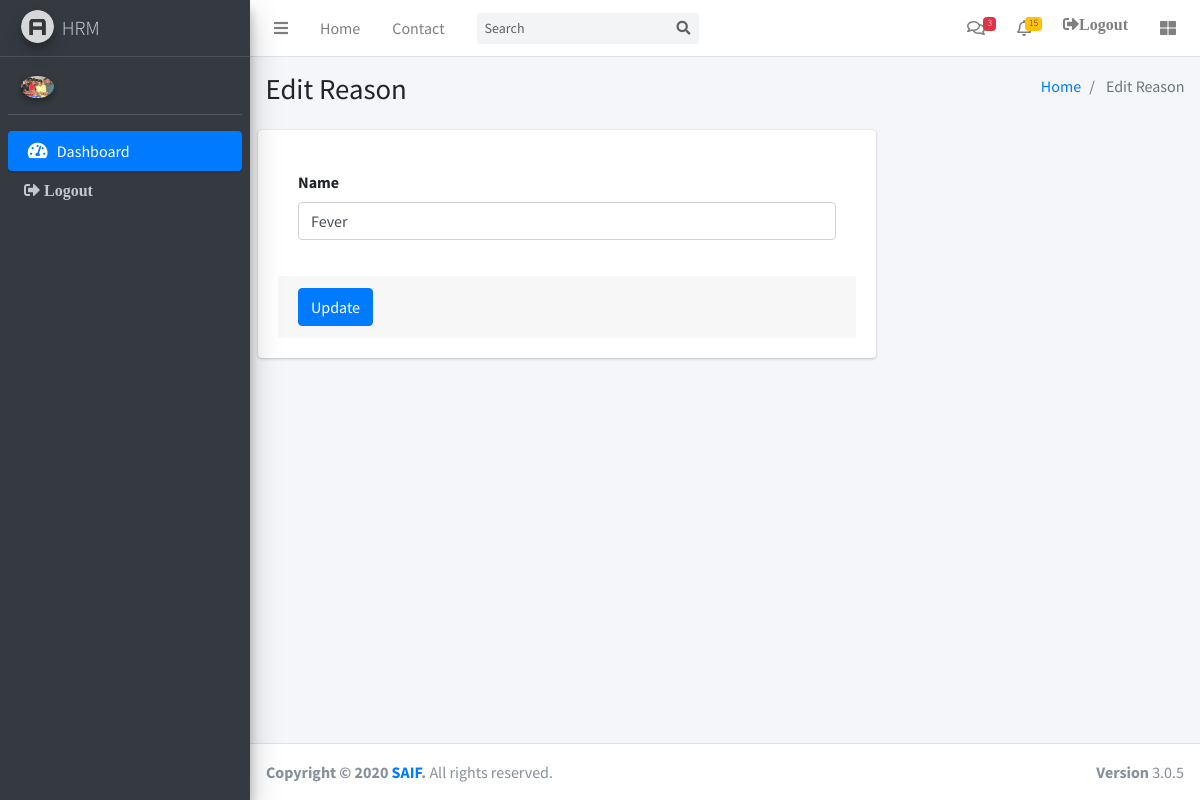
Screenshot of /index.php/LeaveController/EditReason/1 with the database file from the repository.
### tables this page shows
CREATE TABLE `employees` (
  `id` int(10) UNSIGNED NOT NULL,
  `name` varchar(45) NOT NULL DEFAULT '',
  `contact` varchar(45) NOT NULL DEFAULT '',
  `joining_date` datetime DEFAULT NULL,
  `email` varchar(45) NOT NULL DEFAULT '',
  `user_id` int(10) UNSIGNED DEFAULT NULL,
  `image` varchar(150) NOT NULL,
  `position` varchar(45) NOT NULL,
  `dept_id` int(11) DEFAULT NULL,
  `password` varchar(45) NOT NULL,
  `address` varchar(150) NOT NULL,
  `status` tinyint(3) UNSIGNED NOT NULL
);

CREATE TABLE `leave_reason` (
  `id` int(10) UNSIGNED NOT NULL,
  `name` varchar(45) NOT NULL
);

### application/controllers/LeaveController.php (called while the page is built, shortened)
<?php
class LeaveController extends CI_Controller {
	public function EditReason($id){
		$data=$this->db->query("select id,name from leave_reason where id='$id' ");
		$result=$data->row_array();
		$this->load->view('layout/header.php');
		$this->load->view('layout/navbar.php');
		$this->load->view('layout/main_sidebar.php');
		$this->load->view('leave/edit_reason',array('reason'=>$result));
		$this->load->view('layout/footer.php');
	}
}

### index.php (called while the page is built, shortened)
<?php
require_once BASEPATH.'core/CodeIgniter.php';

### application/views/leave/edit_reason.php (the view, shortened to what this page needs)
<div class="content-wrapper">
  <section class="content-header">
    <div class="container-fluid">
      <div class="row mb-2">
        <div class="col-sm-6">
          <h1>Edit Reason</h1>
        </div>
        <div class="col-sm-6">
          <ol class="breadcrumb float-sm-right">
            <li class="breadcrumb-item"><a href="#">Home</a></li>
            <li class="breadcrumb-item active"> Edit Reason</li>
          </ol>
        </div>
      </div>
    </div>
  </section>
  <section class="content">
   <div class="row">
     <div class="col-sm-8">
      <div class="card">
        <div class="card-body">
         <?php echo form_open("LeaveController/UpdateReason/{$reason['id']}"); ?>
         <div class="card-body">
          <div class="form-group">
            <label>Name</label>
            <input type="text" class="form-control" name="name" value="<?php echo $reason['name'] ?>">
          </div>
        </div>
        <div class="card-footer">
          <button type="submit" class="btn btn-primary">Update</button>
        </div>
      </form>
    </div>
  </div>
</div>
</div>
</section>
</div>

### application/views/layout/main_sidebar.php (shortened to what this page needs)
  <?php
      $id= $this->session->userdata('ses_id');
     $data= $this->db->query("SELECT * FROM `employees` WHERE `user_id`='$id'");
      $result=$data->row_array();
  ?>
  <aside class="main-sidebar sidebar-dark-primary elevation-4">
    <a href="index3.html" class="brand-link">
      <img src="<?php echo base_url() ?>assets/dist/img/AdminLTELogo.png" alt="AdminLTE Logo" class="brand-image img-circle elevation-3"
      style="opacity: .8">
      <span class="brand-text font-weight-light">HRM</span>
    </a>
    <div class="sidebar">
      <div class="user-panel mt-3 pb-3 mb-3 d-flex">
        <div class="image">
          <img src="<?php echo base_url()?>image/employee/<?php echo $result['image'] ?>" class="img-circle elevation-2" alt="User Image">
        </div>
        <div class="info">
        </div>
      </div>
      <nav class="mt-2">
        <ul class="nav nav-pills nav-sidebar flex-column" data-widget="treeview" role="menu" data-accordion="false">
           <li class="nav-item has-treeview menu-open">
            <?php echo anchor("HomeController",'<i class="nav-icon fas fa-tachometer-alt"></i> <p>Dashboard</p>',array('class'=>'nav-link active')) ?>
          </li>
        <li class="nav-item has-treeview">
         <?php echo anchor("LoginController/Logout"," Logout",array('class' => 'nav-link fas fa-sign-out-alt')); ?>
       </li>
     </ul>
   </nav>
 </div>
</aside>

### rows the page displays
employees: image (picture)
leave_reason: name "Fever"
